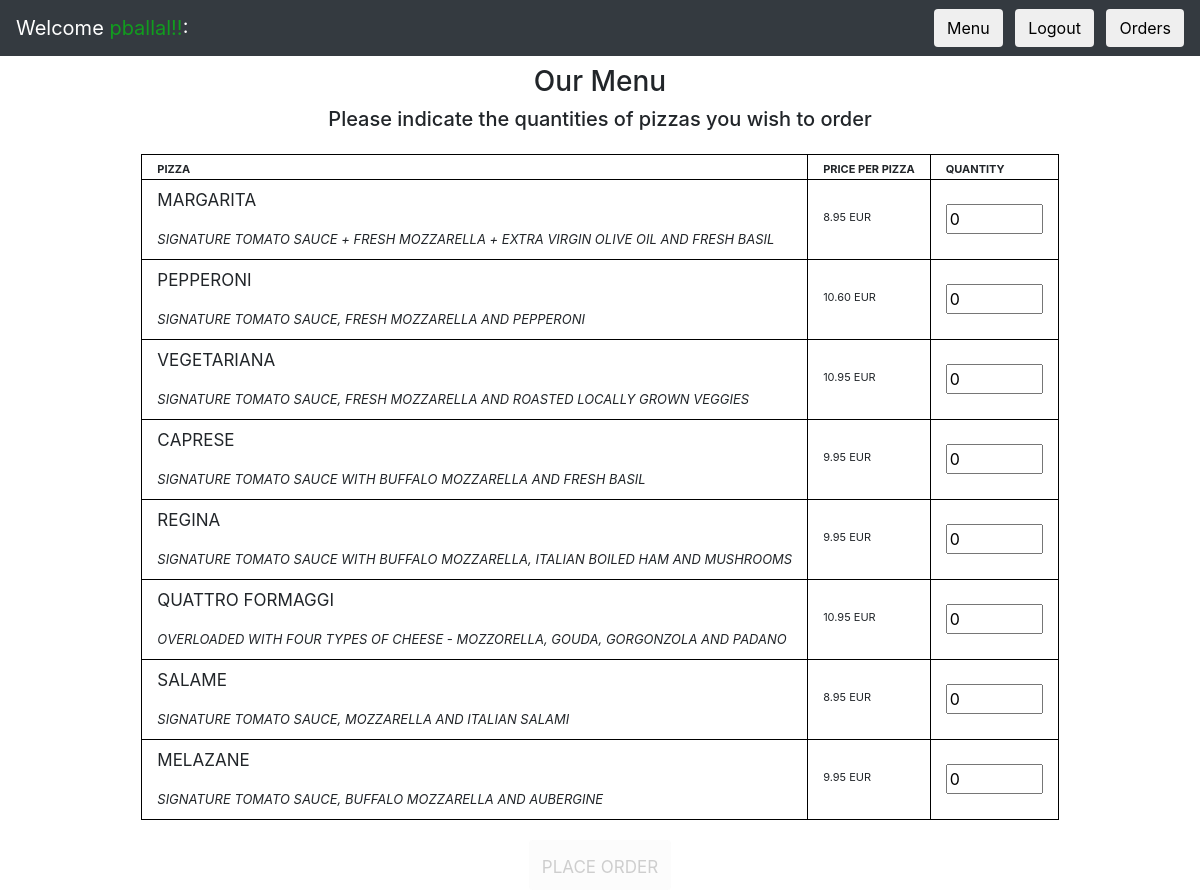
The app's page /menu (signed in) with its own data.
### onlinepizzas/models.py (models this page shows)
class Pizza(models.Model):
    name = models.CharField(max_length=60, unique=True)
    description = models.CharField(max_length=250)
    price = models.DecimalField(max_digits=4, decimal_places=2, default=0.00, editable=False)
    class Meta:
        db_table = "pizza"
        managed = True

### onlinepizzas/views.py (the view)
# urls.py: path("menu", views.menu_view, name="menu_view"),
def menu_view(request):
    pizzas = Pizza.objects.all()
    return render(request, 'menu.html', {"pizzas": pizzas})

### onlinepizzas/templates/menu.html (shortened to what this page needs)
{% extends "layout.html" %}
{% block body %}
    <form action= "{%  url  'confirm_order' %}" method="post">
        <div class="container">
          <div class="text-center" style="padding-bottom: 15px;">
              <h3>Our Menu</h3>
              <h5>Please indicate the quantities of pizzas you wish to order</h5>
          </div>
          <table>
            <thead>
                <th scope="col">Pizza</th>
                <th scope="col">Price per pizza</th>
                <th scope="col">Quantity</th>
            </thead>
            {% for pizza in pizzas %}
                <tr>
                    <td>
                        <label for="{{pizza.name}}" style="font-size: x-large">{{pizza.name}}</label><br>
                        <label for="{{ pizza.description }}" style="font-size: large; font-style: italic;">{{ pizza.description }}</label>
                    </td>
                    <td><label for="{{ pizza.price }}">{{ pizza.price }} EUR </label></td>
                    <td><input name="qty" class="qty" type="number" min="0" max="100" value="0"></td>
                </tr>
            {% endfor %}
          </table>
        <div class="text-center" style="padding-top: 20px; ">
          <button id="placeorder" type="submit" class="btn mx-1 my-xl-0 my-2" disabled
                  style="font-size: x-large;font-variant-caps: all-small-caps;"> Place Order </button>
        </div>
    </div>
    </form>
{% endblock %}

### onlinepizzas/templates/layout.html (shortened to what this page needs)
<!DOCTYPE html>
<html lang="en">
<head>
    <link rel="stylesheet" href="https://maxcdn.bootstrapcdn.com/bootstrap/4.0.0-beta.3/css/bootstrap.min.css">
    <link rel="stylesheet" type="text/css"
          href="https://maxcdn.bootstrapcdn.com/font-awesome/4.7.0/css/font-awesome.min.css">
    <link rel="stylesheet" href="https://use.fontawesome.com/releases/v5.5.0/css/all.css"
>
</head>
<body>
{% if user.is_authenticated %}
    <div class="navbar sticky-top navbar-dark bg-dark">
        <div class="navbar-brand"> Welcome <span style='color: #119c1e;'>{{ user.get_username }}!!</span>:</div>
        <div>
            <a href="{% url "menu_view" %}">
                <button class="btn mx-1 my-xl-0 my-2">Menu</button>
            </a>
            <a href="{% url "logout_view" %}">
                <button class="btn mx-1 my-xl-0 my-2" type="button">Logout</button>
            </a>
            <a href="{% url "user_orders_view" %}">
                <button class="btn ml-1 my-xl-0 my-2" type="button" title="All orders">Orders</i>
                </button>
            </a>
            </div>
    </div>
{% endif %}
<div class="mt-2 col-md-12"></div>
{% block body %}{% endblock %}
</body>
</html>

### onlinepizzas/templates/layout.html (style rules this page uses)
table, th, td { border: 1px solid black; }
th, td { padding: 0 15px; }
table { font-variant-caps: all-small-caps; margin: auto; }

### records on screen
Pizza: name "Margarita", description "Signature tomato sauce + Fresh mozzarella + Extra virgin olive oil and fresh basil", price "8.95"
Pizza: name "Pepperoni", description "Signature tomato sauce, fresh mozzarella and pepperoni", price "10.60"
Pizza: name "Vegetariana", description "Signature tomato sauce, fresh mozzarella and roasted locally grown veggies", price "10.95"
Pizza: name "Caprese", description "Signature tomato sauce with buffalo mozzarella and fresh basil", price "9.95"
Pizza: name "Regina", description "Signature tomato sauce with buffalo mozzarella, italian boiled ham and mushrooms", price "9.95"
Pizza: name "Quattro Formaggi", description "Overloaded with four types of cheese - mozzorella, gouda, gorgonzola and padano", price "10.95"
Pizza: name "Salame", description "Signature tomato sauce, mozzarella and Italian salami", price "8.95"
Pizza: name "Melazane", description "Signature tomato sauce, buffalo mozzarella and aubergine", price "9.95"

### other values on screen
{{ user.get_username }} "pballal"
